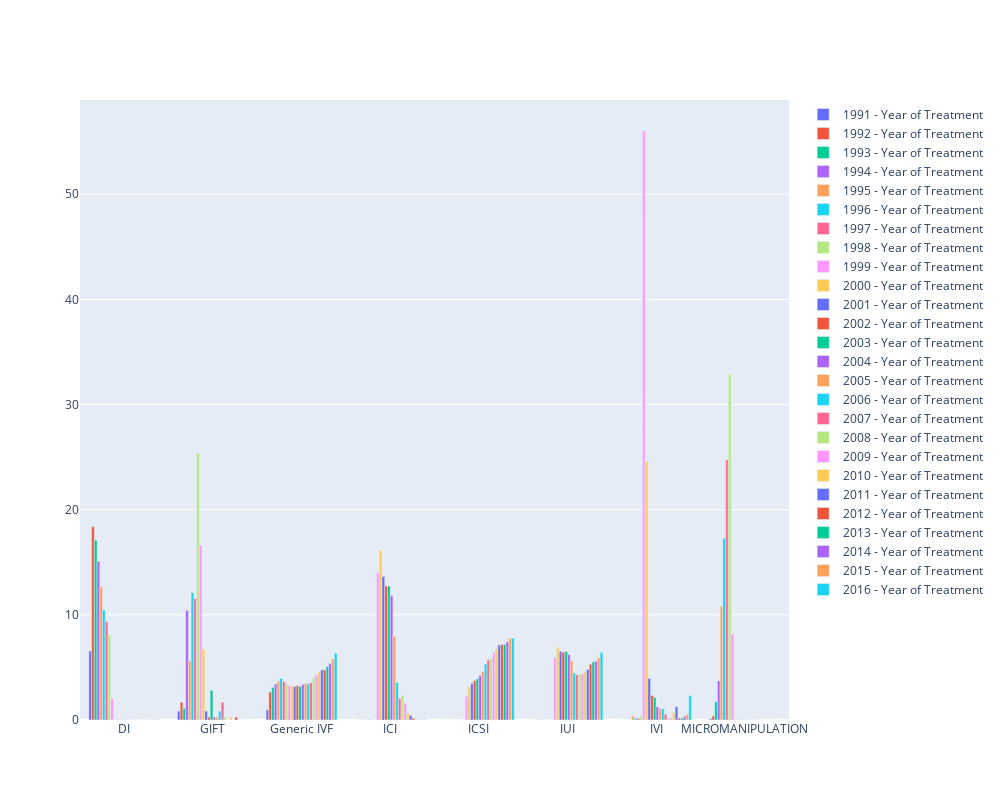

The notebook cell this image was saved under:
### Code cell
groups = ['Year of Treatment']
          
fig = make_subplots(rows=len(groups), cols=1, shared_xaxes=True)
g_count = 0
for gg in groups:
    g_count+=1
    g = final_df.groupby(['Fertilisation treatment category', gg]).size()
    data = cal_pct(g)
    graph_data = compare_bar(gg, data, [1991, 1992, 1993, 1994, 1995, 1996, 1997, 1998, 1999, 2000, 2001, 2002, 2003, 2004, 2005, 2006, 2007, 2008, 2009, 2010, 2011, 2012, 2013, 2014, 2015, 2016])
    for i in range(0,len(graph_data)):
        fig.append_trace(graph_data[i], g_count, 1)
    # Change the bar mode

fig['layout'].update(height=800, width=1000)
fig.show()

### Figure 1 — Plotly figure (JSON) as saved in the notebook; plotly's stock layout.template omitted (floating-point values rounded to 4 significant figures)
{"data": [{"name": "1991 - Year of Treatment", "type": "bar", "x": ["DI", "GIFT", "Generic IVF", "ICI", "ICSI", "IUI", "IVI", "MICROMANIPULATION"], "xaxis": "x", "y": [6.558, 0.8451, 0.9645, 0, 0, 0.001196, 0, 0.1134], "yaxis": "y"}, {"name": "1992 - Year of Treatment", "type": "bar", "x": ["DI", "GIFT", "Generic IVF", "ICI", "ICSI", "IUI", "IVI", "MICROMANIPULATION"], "xaxis": "x", "y": [18.38, 1.69, 2.65, 0, 0, 0.009569, 0, 0.3761], "yaxis": "y"}, {"name": "1993 - Year of Treatment", "type": "bar", "x": ["DI", "GIFT", "Generic IVF", "ICI", "ICSI", "IUI", "IVI", "MICROMANIPULATION"], "xaxis": "x", "y": [17.1, 1.127, 3.095, 0, 0, 0.009569, 0, 1.737], "yaxis": "y"}, {"name": "1994 - Year of Treatment", "type": "bar", "x": ["DI", "GIFT", "Generic IVF", "ICI", "ICSI", "IUI", "IVI", "MICROMANIPULATION"], "xaxis": "x", "y": [15.1, 10.42, 3.427, 0.01408, 0, 0.01196, 0, 3.728], "yaxis": "y"}, {"name": "1995 - Year of Treatment", "type": "bar", "x": ["DI", "GIFT", "Generic IVF", "ICI", "ICSI", "IUI", "IVI", "MICROMANIPULATION"], "xaxis": "x", "y": [12.67, 5.634, 3.697, 0, 0.0002516, 0.01316, 0.3591, 10.79], "yaxis": "y"}, {"name": "1996 - Year of Treatment", "type": "bar", "x": ["DI", "GIFT", "Generic IVF", "ICI", "ICSI", "IUI", "IVI", "MICROMANIPULATION"], "xaxis": "x", "y": [10.47, 12.11, 3.959, 0.04224, 0, 0.002392, 0.1795, 17.28], "yaxis": "y"}, {"name": "1997 - Year of Treatment", "type": "bar", "x": ["DI", "GIFT", "Generic IVF", "ICI", "ICSI", "IUI", "IVI", "MICROMANIPULATION"], "xaxis": "x", "y": [9.351, 11.55, 3.645, 0.01408, 0.0005033, 0.005981, 0.1795, 24.75], "yaxis": "y"}, {"name": "1998 - Year of Treatment", "type": "bar", "x": ["DI", "GIFT", "Generic IVF", "ICI", "ICSI", "IUI", "IVI", "MICROMANIPULATION"], "xaxis": "x", "y": [8.135, 25.35, 3.442, 0, 0.002013, 0.01435, 0.3591, 32.87], "yaxis": "y"}, {"name": "1999 - Year of Treatment", "type": "bar", "x": ["DI", "GIFT", "Generic IVF", "ICI", "ICSI", "IUI", "IVI", "MICROMANIPULATION"], "xaxis": "x", "y": [2.006, 16.62, 3.285, 13.98, 2.261, 5.946, 56.01, 8.186], "yaxis": "y"}, {"name": "2000 - Year of Treatment", "type": "bar", "x": ["DI", "GIFT", "Generic IVF", "ICI", "ICSI", "IUI", "IVI", "MICROMANIPULATION"], "xaxis": "x", "y": [0.03174, 6.761, 3.258, 16.11, 3.188, 6.89, 24.6, 0.04701], "yaxis": "y"}, {"name": "2001 - Year of Treatment", "type": "bar", "x": ["DI", "GIFT", "Generic IVF", "ICI", "ICSI", "IUI", "IVI", "MICROMANIPULATION"], "xaxis": "x", "y": [0.03174, 0.8451, 3.192, 13.65, 3.469, 6.545, 3.95, 0.04701], "yaxis": "y"}, {"name": "2002 - Year of Treatment", "type": "bar", "x": ["DI", "GIFT", "Generic IVF", "ICI", "ICSI", "IUI", "IVI", "MICROMANIPULATION"], "xaxis": "x", "y": [0.02963, 0.2817, 3.256, 12.75, 3.745, 6.451, 2.334, 0.01659], "yaxis": "y"}, {"name": "2003 - Year of Treatment", "type": "bar", "x": ["DI", "GIFT", "Generic IVF", "ICI", "ICSI", "IUI", "IVI", "MICROMANIPULATION"], "xaxis": "x", "y": [0.01975, 2.817, 3.194, 12.73, 3.913, 6.519, 2.154, 0.02212], "yaxis": "y"}, {"name": "2004 - Year of Treatment", "type": "bar", "x": ["DI", "GIFT", "Generic IVF", "ICI", "ICSI", "IUI", "IVI", "MICROMANIPULATION"], "xaxis": "x", "y": [0.01199, 0.2817, 3.391, 11.83, 4.242, 6.215, 1.257, 0.005531], "yaxis": "y"}, {"name": "2005 - Year of Treatment", "type": "bar", "x": ["DI", "GIFT", "Generic IVF", "ICI", "ICSI", "IUI", "IVI", "MICROMANIPULATION"], "xaxis": "x", "y": [0.01058, 0.2817, 3.458, 7.983, 4.612, 5.643, 1.077, 0.01106], "yaxis": "y"}, {"name": "2006 - Year of Treatment", "type": "bar", "x": ["DI", "GIFT", "Generic IVF", "ICI", "ICSI", "IUI", "IVI", "MICROMANIPULATION"], "xaxis": "x", "y": [0.003527, 0.8451, 3.44, 3.569, 5.323, 4.466, 1.077, 0.01106], "yaxis": "y"}, {"name": "2007 - Year of Treatment", "type": "bar", "x": ["DI", "GIFT", "Generic IVF", "ICI", "ICSI", "IUI", "IVI", "MICROMANIPULATION"], "xaxis": "x", "y": [0, 1.69, 3.558, 2.056, 5.729, 4.306, 0.5386, 0], "yaxis": "y"}, {"name": "2008 - Year of Treatment", "type": "bar", "x": ["DI", "GIFT", "Generic IVF", "ICI", "ICSI", "IUI", "IVI", "MICROMANIPULATION"], "xaxis": "x", "y": [0.002116, 0.2817, 4.058, 2.33, 5.847, 4.38, 0.1795, 0.005531], "yaxis": "y"}, {"name": "2009 - Year of Treatment", "type": "bar", "x": ["DI", "GIFT", "Generic IVF", "ICI", "ICSI", "IUI", "IVI", "MICROMANIPULATION"], "xaxis": "x", "y": [0.005643, 0, 4.292, 1.591, 6.408, 4.377, 0.1795, 0], "yaxis": "y"}, {"name": "2010 - Year of Treatment", "type": "bar", "x": ["DI", "GIFT", "Generic IVF", "ICI", "ICSI", "IUI", "IVI", "MICROMANIPULATION"], "xaxis": "x", "y": [0.003527, 0.2817, 4.583, 0.6547, 6.781, 4.598, 0.7181, 0], "yaxis": "y"}, {"name": "2011 - Year of Treatment", "type": "bar", "x": ["DI", "GIFT", "Generic IVF", "ICI", "ICSI", "IUI", "IVI", "MICROMANIPULATION"], "xaxis": "x", "y": [0.007759, 0, 4.764, 0.4153, 7.149, 4.813, 1.257, 0], "yaxis": "y"}, {"name": "2012 - Year of Treatment", "type": "bar", "x": ["DI", "GIFT", "Generic IVF", "ICI", "ICSI", "IUI", "IVI", "MICROMANIPULATION"], "xaxis": "x", "y": [0.006348, 0.2817, 4.778, 0.176, 7.172, 5.315, 0.1795, 0], "yaxis": "y"}, {"name": "2013 - Year of Treatment", "type": "bar", "x": ["DI", "GIFT", "Generic IVF", "ICI", "ICSI", "IUI", "IVI", "MICROMANIPULATION"], "xaxis": "x", "y": [0.006348, 0, 5.081, 0.02816, 7.195, 5.521, 0.1795, 0], "yaxis": "y"}, {"name": "2014 - Year of Treatment", "type": "bar", "x": ["DI", "GIFT", "Generic IVF", "ICI", "ICSI", "IUI", "IVI", "MICROMANIPULATION"], "xaxis": "x", "y": [0.006348, 0, 5.365, 0.02112, 7.435, 5.597, 0.3591, 0], "yaxis": "y"}, {"name": "2015 - Year of Treatment", "type": "bar", "x": ["DI", "GIFT", "Generic IVF", "ICI", "ICSI", "IUI", "IVI", "MICROMANIPULATION"], "xaxis": "x", "y": [0.01834, 0, 5.811, 0.00704, 7.743, 5.908, 0.5386, 0], "yaxis": "y"}, {"name": "2016 - Year of Treatment", "type": "bar", "x": ["DI", "GIFT", "Generic IVF", "ICI", "ICSI", "IUI", "IVI", "MICROMANIPULATION"], "xaxis": "x", "y": [0.0268, 0, 6.355, 0.04224, 7.785, 6.44, 2.334, 0], "yaxis": "y"}], "layout": {"height": 800, "width": 1000, "xaxis": {"anchor": "y", "autorange": true, "domain": [0, 1], "range": [-0.5, 7.5], "type": "category"}, "yaxis": {"anchor": "x", "autorange": true, "domain": [0, 1], "range": [0, 58.96], "type": "linear"}}}
